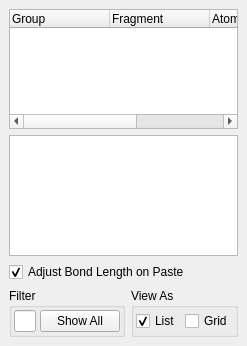
<?xml version="1.0" encoding="UTF-8"?>
<ui version="4.0">
 <class>FragmentsWidget</class>
 <widget class="QDockWidget" name="FragmentsWidget">
  <property name="geometry">
   <rect>
    <x>0</x>
    <y>0</y>
    <width>231</width>
    <height>346</height>
   </rect>
  </property>
  <property name="windowTitle">
   <string>Fragments</string>
  </property>
  <widget class="QWidget" name="dockWidgetContents">
   <layout class="QVBoxLayout" name="verticalLayout">
    <item>
     <widget class="QTreeWidget" name="FragmentTree">
      <property name="sizePolicy">
       <sizepolicy hsizetype="Expanding" vsizetype="Expanding">
        <horstretch>0</horstretch>
        <verstretch>0</verstretch>
       </sizepolicy>
      </property>
      <property name="editTriggers">
       <set>QAbstractItemView::DoubleClicked</set>
      </property>
      <property name="selectionMode">
       <enum>QAbstractItemView::SingleSelection</enum>
      </property>
      <property name="iconSize">
       <size>
        <width>75</width>
        <height>75</height>
       </size>
      </property>
      <column>
       <property name="text">
        <string>Group</string>
       </property>
      </column>
      <column>
       <property name="text">
        <string>Fragment</string>
       </property>
      </column>
      <column>
       <property name="text">
        <string>Atoms</string>
       </property>
      </column>
      <column>
       <property name="text">
        <string>Description</string>
       </property>
      </column>
     </widget>
    </item>
    <item>
     <widget class="QTableWidget" name="FragmentTable">
      <property name="editTriggers">
       <set>QAbstractItemView::NoEditTriggers</set>
      </property>
      <property name="selectionMode">
       <enum>QAbstractItemView::SingleSelection</enum>
      </property>
      <property name="iconSize">
       <size>
        <width>75</width>
        <height>75</height>
       </size>
      </property>
     </widget>
    </item>
    <item>
     <widget class="QCheckBox" name="AdjustBondLengthCheck">
      <property name="toolTip">
       <string>If selected, the position of the anchored model will be adjusted to reflect the single bond length of the two newy-bound atoms</string>
      </property>
      <property name="text">
       <string>Adjust Bond Length on Paste</string>
      </property>
      <property name="checked">
       <bool>true</bool>
      </property>
     </widget>
    </item>
    <item>
     <layout class="QHBoxLayout" name="horizontalLayout_2">
      <item>
       <widget class="QGroupBox" name="FilterGroup">
        <property name="sizePolicy">
         <sizepolicy hsizetype="Preferred" vsizetype="Minimum">
          <horstretch>0</horstretch>
          <verstretch>0</verstretch>
         </sizepolicy>
        </property>
        <property name="title">
         <string>Filter</string>
        </property>
        <layout class="QHBoxLayout">
         <property name="spacing">
          <number>4</number>
         </property>
         <property name="margin">
          <number>2</number>
         </property>
         <item>
          <widget class="QLineEdit" name="FragmentFilterEdit"/>
         </item>
         <item>
          <widget class="QPushButton" name="FragmentShowAllButton">
           <property name="text">
            <string>Show All</string>
           </property>
           <property name="autoDefault">
            <bool>false</bool>
           </property>
          </widget>
         </item>
        </layout>
       </widget>
      </item>
      <item>
       <widget class="QGroupBox" name="ViewAsGroup">
        <property name="title">
         <string>View As</string>
        </property>
        <layout class="QHBoxLayout" name="horizontalLayout">
         <property name="spacing">
          <number>4</number>
         </property>
         <property name="margin">
          <number>2</number>
         </property>
         <item>
          <widget class="QCheckBox" name="ViewAsListCheck">
           <property name="text">
            <string>List</string>
           </property>
           <property name="checked">
            <bool>true</bool>
           </property>
           <property name="autoExclusive">
            <bool>true</bool>
           </property>
          </widget>
         </item>
         <item>
          <widget class="QCheckBox" name="ViewAsGridCheck">
           <property name="text">
            <string>Grid</string>
           </property>
           <property name="checked">
            <bool>false</bool>
           </property>
           <property name="autoExclusive">
            <bool>true</bool>
           </property>
          </widget>
         </item>
        </layout>
       </widget>
      </item>
     </layout>
    </item>
   </layout>
  </widget>
 </widget>
 <resources/>
 <connections/>
</ui>
